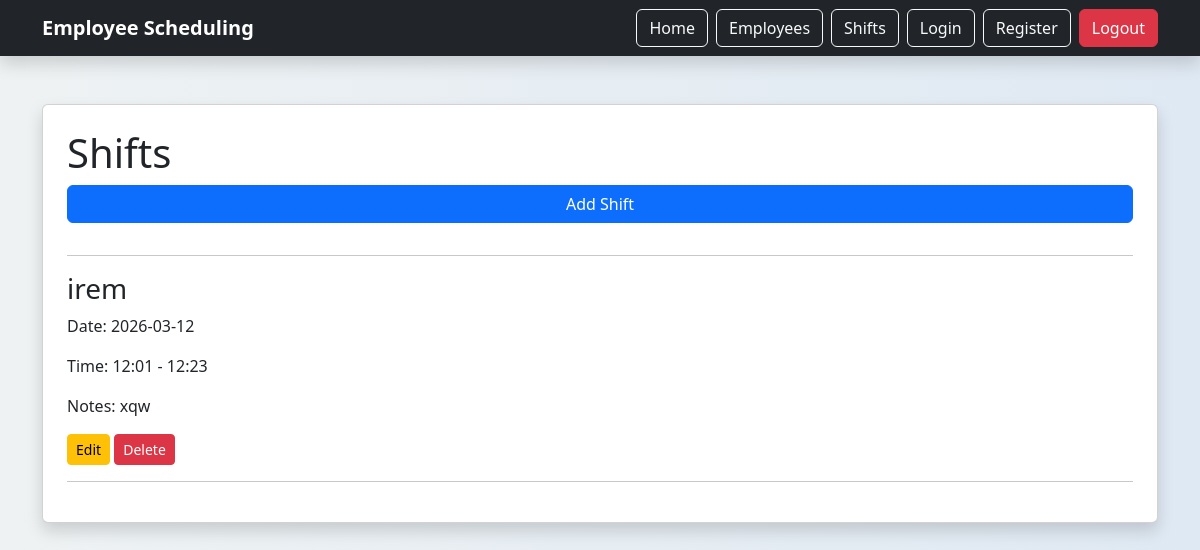
The page /shifts (signed in) on the database its author committed.
### tables this page shows
CREATE TABLE shifts (
    id INTEGER PRIMARY KEY AUTOINCREMENT,
    user_id INTEGER NOT NULL,
    employee_id INTEGER NOT NULL,
    shift_date TEXT NOT NULL,
    start_time TEXT NOT NULL,
    end_time TEXT NOT NULL,
    notes TEXT,
    FOREIGN KEY (user_id) REFERENCES users(id),
    FOREIGN KEY (employee_id) REFERENCES employees(id)
);

CREATE TABLE employees (
    id INTEGER PRIMARY KEY AUTOINCREMENT,
    user_id INTEGER NOT NULL,
    name TEXT NOT NULL,
    position TEXT NOT NULL,
    email TEXT,
    FOREIGN KEY (user_id) REFERENCES users(id)
);

### app.py (the view)
@app.route("/shifts")
def shifts():
    if "user_id" not in session:
        return redirect("/login")
    conn = get_db_connection()
    shifts = conn.execute(
        """
        SELECT
            shifts.*,
            employees.name as employee_name
        FROM shifts
        JOIN employees
            ON shifts.employee_id = employees.id
        WHERE shifts.user_id = ?
        ORDER BY shift_date ASC
        """,
        (session["user_id"],)
    ).fetchall()
    conn.close()
    return render_template(
        "shifts.html",
        shifts=shifts
    )

### database.py (called while the page is built)
def get_db_connection():
    conn = sqlite3.connect("database.db")
    conn.row_factory = sqlite3.Row
    return conn

### templates/shifts.html
{% extends "base.html" %}
{% block content %}
<h1>Shifts</h1>
<a href="/shifts/add" class="btn btn-primary mb-3">
    Add Shift
</a>
<hr>
{% for shift in shifts %}
<div>
    <h3>{{ shift.employee_name }}</h3>
    <p>Date: {{ shift.shift_date }}</p>
    <p>Time: {{ shift.start_time }} - {{ shift.end_time }}</p>
    <p>Notes: {{ shift.notes }}</p>
    <a href="/shifts/edit/{{ shift.id }}" class="btn btn-warning btn-sm">
    Edit
    </a>
    <a href="/shifts/delete/{{ shift.id }}" class="btn btn-danger btn-sm">
    Delete
    </a>
</div>
<hr>
{% endfor %}
{% endblock %}

### templates/base.html (style rules this page uses)
body { background: linear-gradient(to right, #eef2f3, #dfe9f3); }

### rows shown on the page
shifts: employee_name "irem", shift_date "2026-03-12", start_time "12:01", end_time "12:23", notes "xqw"
